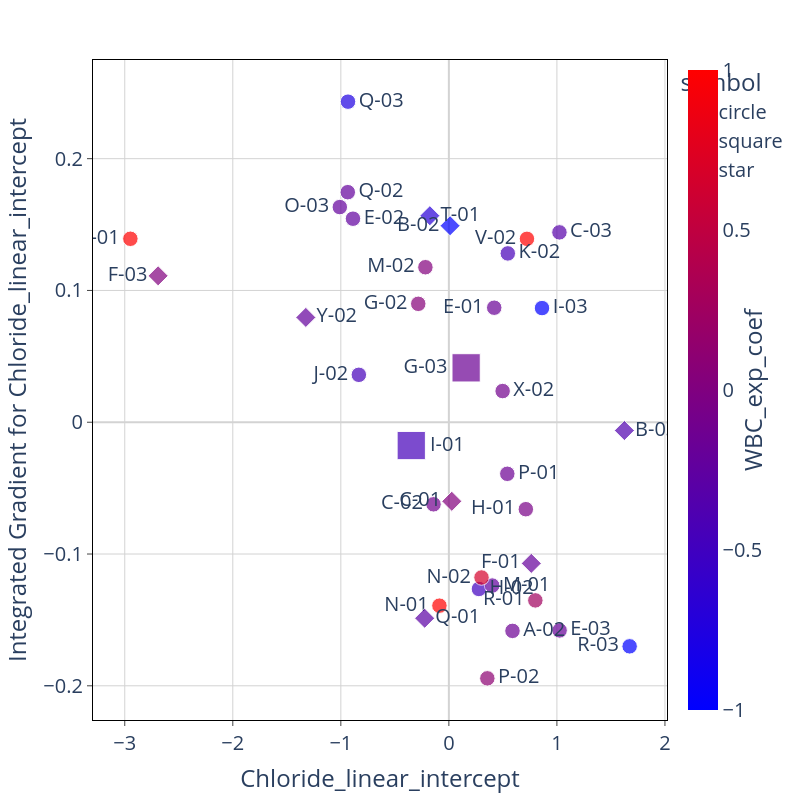

Write notebook code for a chart like this one.
### Code cell
feat_1 = IGtable.columns[feature_order[15]]
feat_2 = IGtable.columns[feature_order[14]]

# fig = px.scatter(x = IG_X[feat_1], y = IGtable[feat_1], text= ID_track_all, color = IG_X[feat_2])
# fig.update_traces(marker=dict(size=12), textposition = 'top center')


fig=px.scatter(x = IG_x_concat[feat_1], y = IGtable_concat[feat_1], 
                 text= IGtable_concat['DeID'], 
                 color = IG_x_concat[feat_2],
                 symbol = IGtable_concat['Shape'], size = IGtable_concat['size']
                )

# fig.update_traces(marker=dict(size=12, symbol = 'square'), textposition = 'top center')
fig.update_traces(textposition = text_pos(IGtable_concat, feat_1))



fig.update_layout(
    plot_bgcolor='white',
    autosize=False,
    width=800,
    height=800,
    coloraxis = {'colorscale':'Bluered'},
    xaxis_title = feat_1,
    yaxis_title = "Integrated Gradient for " + feat_1,
    font=dict(size=20)
)

fig.update_xaxes(
    zeroline=True,
    zerolinecolor='lightgrey',
    mirror=True,
    ticks='outside',
    showline=True,
    linecolor='black',
    gridcolor='lightgrey'
    )
    
fig.update_yaxes(
    zeroline=True,
    zerolinecolor='lightgrey',
    mirror=True,
    ticks='outside',
    showline=True,
    linecolor='black',
    gridcolor='lightgrey'
)

fig.update_coloraxes(colorbar_showticklabels=True,
                    colorbar_title=dict(text=feat_2,side = "right"),
                    cmin = -1, cmax = 1)

fig.show()

### Figure 1 — Plotly figure (JSON) as saved in the notebook; plotly's stock layout.template omitted (floating-point values rounded to 4 significant figures)
{"data": [{"hovertemplate": "symbol=circle<br>x=%{x}<br>y=%{y}<br>size=%{marker.size}<br>text=%{text}<br>color=%{marker.color}<extra></extra>", "legendgroup": "circle", "marker": {"color": [-0.1092, 1.123, -0.1536, -0.1136, -0.1911, -0.05547, -0.5086, 1.633, -0.2281, 0.6725, 0.1071, 0.2607, -0.1555, -1.024, -0.3222, -0.178, -0.2447, 0.05488, -1.711, -0.4561, -0.4448, 0.01649, -0.2202, -0.2196, -0.774, 3.087], "coloraxis": "coloraxis", "size": [6, 6, 6, 6, 6, 6, 6, 6, 6, 6, 6, 6, 6, 6, 6, 6, 6, 6, 6, 6, 6, 6, 6, 6, 6, 6], "sizemode": "area", "sizeref": 0.05, "symbol": "circle"}, "mode": "markers+text", "name": "circle", "orientation": "v", "showlegend": true, "text": ["X-02", "X-01", "A-02", "C-02", "E-03", "H-01", "H-02", "N-01", "M-01", "N-02", "P-02", "R-01", "P-01", "R-03", "C-03", "E-01", "E-02", "G-02", "I-03", "J-02", "K-02", "M-02", "Q-02", "O-03", "Q-03", "V-02"], "textposition": ["middle right", "middle left", "middle right", "middle left", "middle right", "middle left", "middle right", "middle left", "middle right", "middle left", "middle right", "middle left", "middle right", "middle left", "middle right", "middle left", "middle right", "middle left", "middle right", "middle left", "middle right", "middle left", "middle right", "middle left", "middle right", "middle left", "middle right", "middle left", "middle right", "middle left", "middle right", "middle left", "middle right", "middle left", "middle right", "middle left"], "type": "scatter", "x": [0.4978, -2.948, 0.5889, -0.1419, 1.025, 0.7125, 0.2781, -0.08741, 0.4012, 0.3022, 0.3561, 0.8004, 0.5409, 1.673, 1.023, 0.4198, -0.8876, -0.2834, 0.8622, -0.8332, 0.5456, -0.2173, -0.9356, -1.009, -0.9336, 0.7228], "xaxis": "x", "y": [0.02366, 0.1392, -0.1583, -0.06228, -0.158, -0.06598, -0.1265, -0.1392, -0.1239, -0.1178, -0.1943, -0.1352, -0.03913, -0.1701, 0.1441, 0.0869, 0.1544, 0.08985, 0.08663, 0.03598, 0.1281, 0.1176, 0.1746, 0.1633, 0.2433, 0.1391], "yaxis": "y"}, {"hovertemplate": "symbol=square<br>x=%{x}<br>y=%{y}<br>size=%{marker.size}<br>text=%{text}<br>color=%{marker.color}<extra></extra>", "legendgroup": "square", "marker": {"color": [-0.6968, -1.17, -0.2209, 0.01457, -0.3691, -0.2174, -0.285, 0.01591], "coloraxis": "coloraxis", "size": [6, 6, 6, 6, 6, 6, 6, 6], "sizemode": "area", "sizeref": 0.05, "symbol": "diamond"}, "mode": "markers+text", "name": "square", "orientation": "v", "showlegend": true, "text": ["T-01", "B-02", "Y-02", "F-03", "B-03", "F-01", "Q-01", "C-01"], "textposition": ["middle right", "middle left", "middle right", "middle left", "middle right", "middle left", "middle right", "middle left", "middle right", "middle left", "middle right", "middle left", "middle right", "middle left", "middle right", "middle left", "middle right", "middle left", "middle right", "middle left", "middle right", "middle left", "middle right", "middle left", "middle right", "middle left", "middle right", "middle left", "middle right", "middle left", "middle right", "middle left", "middle right", "middle left", "middle right", "middle left"], "type": "scatter", "x": [-0.176, 0.01111, -1.324, -2.691, 1.624, 0.7627, -0.2241, 0.02701], "xaxis": "x", "y": [0.1567, 0.1491, 0.07953, 0.1111, -0.00629, -0.1071, -0.1487, -0.06], "yaxis": "y"}, {"hovertemplate": "symbol=star<br>x=%{x}<br>y=%{y}<br>size=%{marker.size}<br>text=%{text}<br>color=%{marker.color}<extra></extra>", "legendgroup": "star", "marker": {"color": [-0.4577, -0.1593], "coloraxis": "coloraxis", "size": [20, 20], "sizemode": "area", "sizeref": 0.05, "symbol": "square"}, "mode": "markers+text", "name": "star", "orientation": "v", "showlegend": true, "text": ["I-01", "G-03"], "textposition": ["middle right", "middle left", "middle right", "middle left", "middle right", "middle left", "middle right", "middle left", "middle right", "middle left", "middle right", "middle left", "middle right", "middle left", "middle right", "middle left", "middle right", "middle left", "middle right", "middle left", "middle right", "middle left", "middle right", "middle left", "middle right", "middle left", "middle right", "middle left", "middle right", "middle left", "middle right", "middle left", "middle right", "middle left", "middle right", "middle left"], "type": "scatter", "x": [-0.3481, 0.1598], "xaxis": "x", "y": [-0.01769, 0.04128], "yaxis": "y"}], "layout": {"autosize": false, "coloraxis": {"cmax": 1, "cmin": -1, "colorbar": {"showticklabels": true, "title": {"side": "right", "text": "WBC_exp_coef"}}, "colorscale": [[0, "rgb(0,0,255)"], [1, "rgb(255,0,0)"]]}, "font": {"size": 20}, "height": 800, "legend": {"itemsizing": "constant", "title": {"text": "symbol"}, "tracegroupgap": 0}, "margin": {"t": 60}, "plot_bgcolor": "white", "width": 800, "xaxis": {"anchor": "y", "autorange": true, "domain": [0, 1], "gridcolor": "lightgrey", "linecolor": "black", "mirror": true, "range": [-3.294, 2.019], "showline": true, "ticks": "outside", "title": {"text": "Chloride_linear_intercept"}, "type": "linear", "zeroline": true, "zerolinecolor": "lightgrey"}, "yaxis": {"anchor": "x", "autorange": true, "domain": [0, 1], "gridcolor": "lightgrey", "linecolor": "black", "mirror": true, "range": [-0.2259, 0.2749], "showline": true, "ticks": "outside", "title": {"text": "Integrated Gradient for Chloride_linear_intercept"}, "type": "linear", "zeroline": true, "zerolinecolor": "lightgrey"}}}
